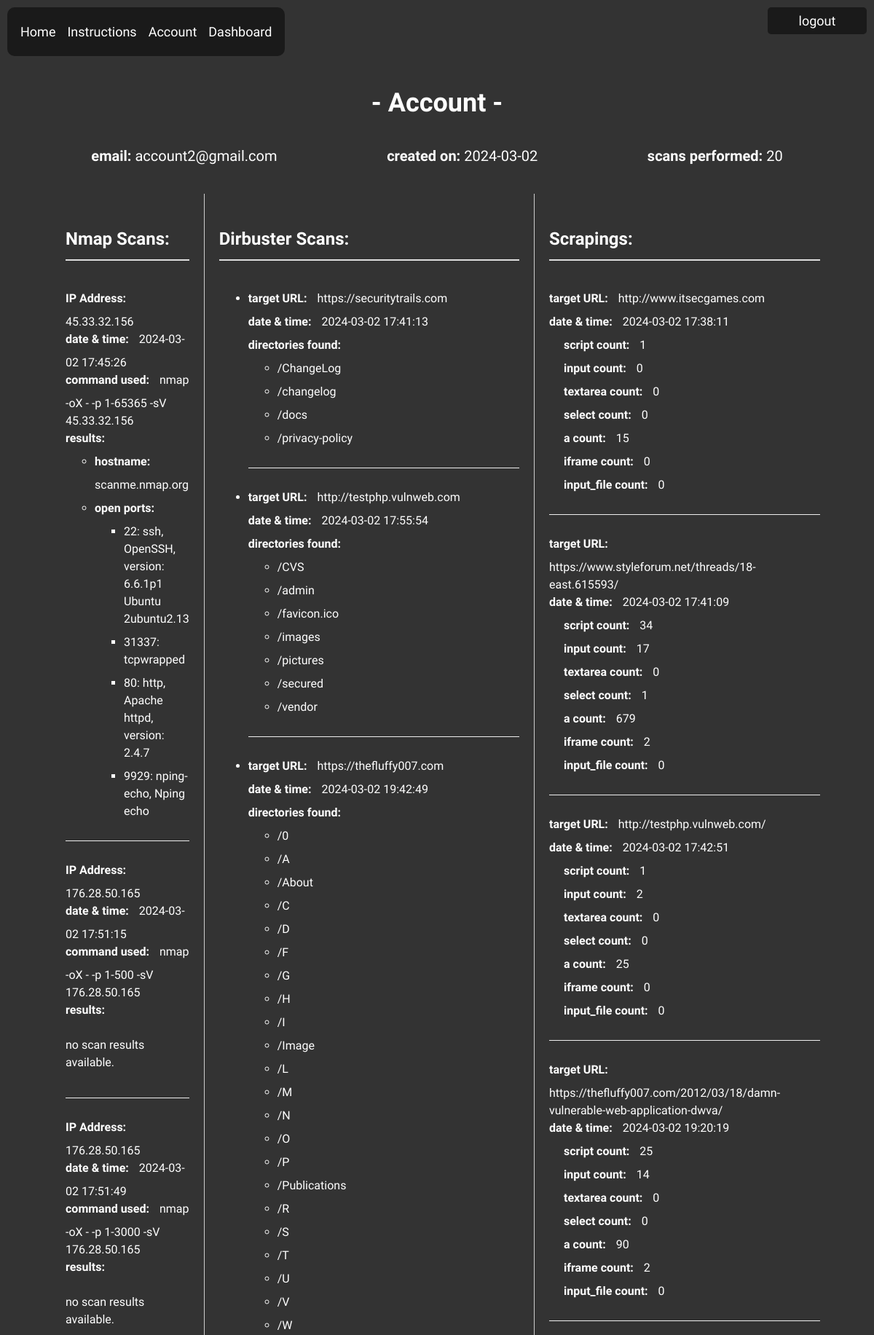
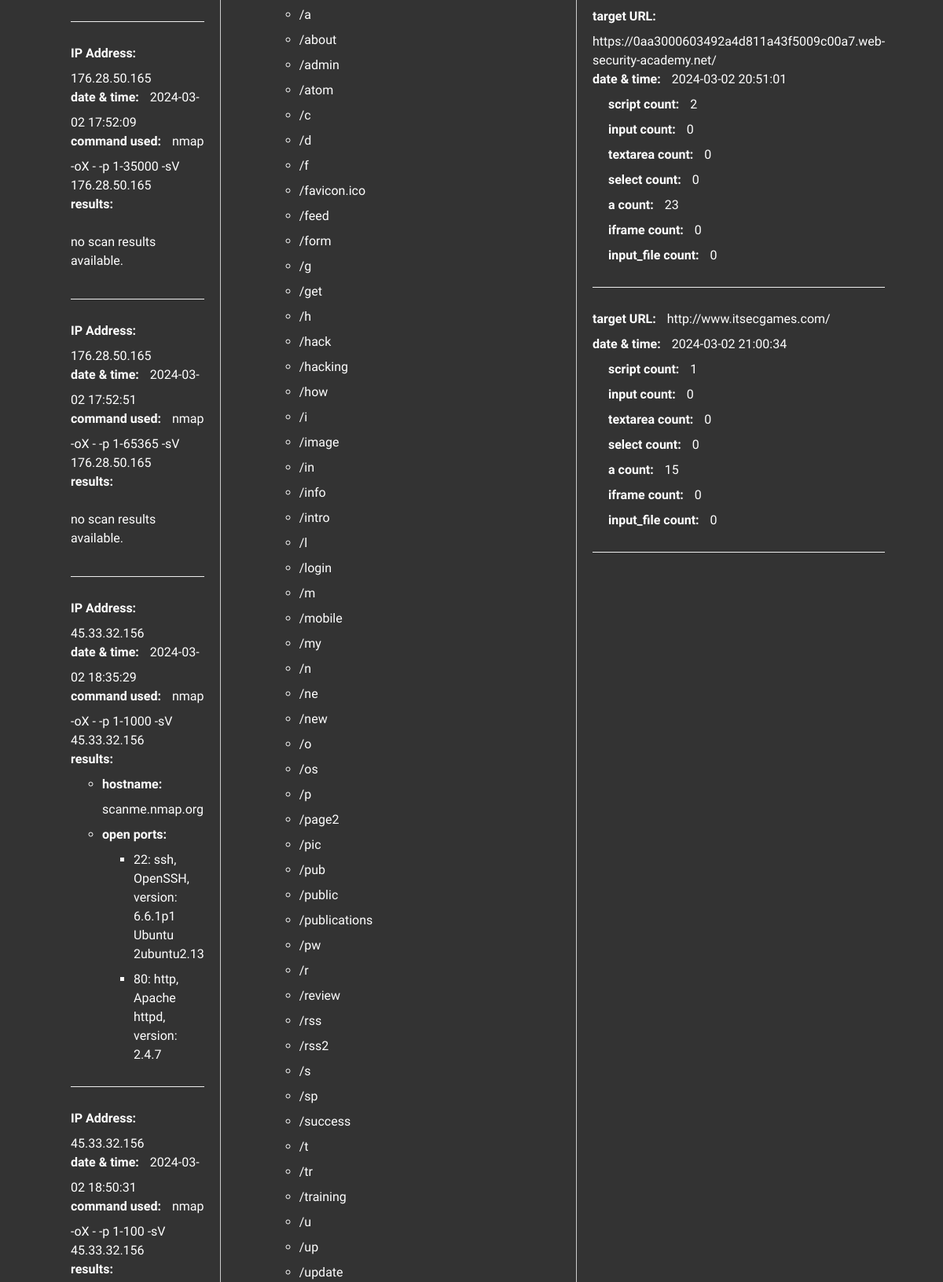
Page /account/ (signed in, upper part) on the committed database (2 pictures, top to bottom).
### aph/models.py (models this page shows)
class User(db.Model, UserMixin):
    id = db.Column(db.Integer, primary_key=True)
    email = db.Column(db.String(150), unique=True)
    password = db.Column(db.String(150))
    date_created = db.Column(db.DateTime(timezone=True), default=func.now())
    nmap_scans = db.relationship('Past_scans_nmap', backref='user', lazy=True)
    dirbuster_scans = db.relationship('Past_scans_dirbuster', backref='user', lazy=True)
    scraping_scans = db.relationship('Past_scans_scraping', backref='user', lazy=True)

class Past_scans_nmap(db.Model):
    nmap_scan_id = db.Column(db.Integer, primary_key=True)
    target = db.Column(db.String(20))
    results = db.Column(JSON)
    date_created = db.Column(db.DateTime(timezone=True), default=func.now())
    user_id = db.Column(db.Integer, db.ForeignKey('user.id'))

class Past_scans_dirbuster(db.Model):
    dirbuster_scan_id = db.Column(db.Integer, primary_key=True)
    target_url = db.Column(db.String(150))
    results = db.Column(JSON)
    date_created = db.Column(db.DateTime(timezone=True), default=func.now())
    user_id = db.Column(db.Integer, db.ForeignKey('user.id'))

class Past_scans_scraping(db.Model):
    scraping_scan_id = db.Column(db.Integer, primary_key=True)
    target_url = db.Column(db.String(150))
    results = db.Column(JSON)
    date_created = db.Column(db.DateTime(timezone=True), default=func.now())
    user_id = db.Column(db.Integer, db.ForeignKey('user.id'))

### aph/dashboard.py (the view)
@dashboard_bp.route('/account/', methods=['POST' , 'GET'])
@login_required
def account():
    nmap_scans =  Past_scans_nmap.query.filter_by(user_id=current_user.id).all()
    dirbuster_scans = Past_scans_dirbuster.query.filter_by(user_id=current_user.id).all()
    scraping_scans = Past_scans_scraping.query.filter_by(user_id=current_user.id).all()
    total_scans = len(nmap_scans) + len(dirbuster_scans) + len(scraping_scans)
    account_creation_date = current_user.date_created.strftime('%Y-%m-%d')
    print('nmap_scans', nmap_scans)
    print('dirbuster_scans', dirbuster_scans)
    print('scraping_scans', scraping_scans)
    return render_template('account.html', email=current_user.email,
                           account_creation_date=account_creation_date,
                           total_scans=total_scans,
                           nmap_scans=nmap_scans, dirbuster_scans=dirbuster_scans,
                           scraping_scans=scraping_scans)

### aph/templates/account.html (shortened to what this page needs)
{% extends "base.html" %} {% block title %}account{% endblock %} {% block
content %}
<div class="container-fluid">
  <h2 style="margin-top: 60px">- Account -</h2>
  <div
    class="user-info"
    style="
      display: flex;
      justify-content: space-around;
      align-items: center;
      font-size: 20px;
      margin-bottom: 20px;
    "
  >
    <span><strong>email:</strong> {{ current_user.email }}</span>
    <span
      ><strong>created on:</strong> {{
      current_user.date_created.strftime('%Y-%m-%d') }}</span
    >
    <span><strong>scans performed:</strong> {{ total_scans }}</span>
  </div>
  <div class="column-container" style="display: flex">
    <div class="column" style="flex: 1">
      <h3>Nmap Scans:</h3>
      <ul class="list-group list-group-flush" id="nmap_scans">
        {% for scan in nmap_scans %}
        <li class="list-group-item">
          <strong class="target-info">IP Address:</strong> {{ scan.target }}<br />
          <strong>date & time:</strong> {{ scan.date_created.strftime('%Y-%m-%d
          %H:%M:%S') }}<br />
          {% set nmap_results = scan.results | tojson | from_json %}
          <strong>command used:</strong> {{ nmap_results.nmap.command_line }}<br />
          <strong>results:</strong>
          {% if nmap_results.scan[scan.target] is defined %}
          <ul>
            <li class="hostname">
              <strong>hostname:</strong> {% for hostname in
              nmap_results.scan[scan.target].hostnames %}{{ hostname.name }}{% endfor %}
            </li>
            <li class="open-ports">
              <strong>open ports:</strong>
              <ul>
                {% for port, data in nmap_results.scan[scan.target].tcp.items()
                if data.state == 'open' %}
                <li>
                  {{ port }}: {{ data.name }}{% if data.product %}, {{
                  data.product }}{% endif %}{% if data.version %}, version: {{
                  data.version }}{% endif %}
                </li>
                {% endfor %}
              </ul>
            </li>
          </ul>
          {% else %}
          <p>no scan results available.</p>
          {% endif %}
        </li>
        {% endfor %}
      </ul>
    </div>
    <div class="column" id="dirbuster-column" style="flex: 1">
      <h3>Dirbuster Scans:</h3>
      <ul class="list-group list-group-flush" id="dirbuster_scans">
        {% for scan in dirbuster_scans %}
        <li class="list-group-item">
          <strong class="target-info">target URL:</strong> {{ scan.target_url
          }}<br />
          <strong>date & time:</strong> {{ scan.date_created.strftime('%Y-%m-%d
          %H:%M:%S') }}<br />
          <strong>directories found:</strong>
          {% if scan.results and scan.results['found'] %}
          <ul>
            {% for directory in scan.results['found'] %}
            <li>/{{ directory }}</li>
            {% endfor %}
          </ul>
          {% else %}
          <p>No directories found or results format is not valid.</p>
          {% endif %}
        </li>
        {% endfor %}
      </ul>
    </div>
    <div class="column" id="scraping-column" style="flex: 1">
      <h3>Scrapings:</h3>
      <ul class="list-group list-group-flush" id="scraping_scans">
        {% for scan in scraping_scans %}
        <li class="list-group-item">
          <strong class="target-info">target URL:</strong> {{ scan.target_url
          }}<br />
          <strong>date & time:</strong> {{ scan.date_created.strftime('%Y-%m-%d
          %H:%M:%S') }}<br />
          {% if scan.results and scan.results is mapping %} {% for tag, count in
          scan.results.items() %}
          <div class="script-count-indent">
            <strong>{{ tag }} count:</strong> {{ count }}
          </div>
          {% endfor %} {% else %}
          <p>results format is not valid.</p>
          {% endif %}
        </li>
        {% endfor %}
      </ul>
    </div>
  </div>
  <div class="button-container">
    <a href="{{ url_for('auth.logout') }}" class="auth-button" method="GET"
      >logout</a
    >
  </div>
</div>
{% endblock %}

### aph/templates/base.html (style rules this page uses)
body { font-family: "Special Elite", cursive; background-color: #333; background-repeat: no-repeat; background-size: cover; color: #fff; text-align: center; padding: 50px; margin: 0; }
h2 { font-size: 36px; display: inline-block; padding: 10px; }
.button-container { position: fixed; top: 10px; right: 10px; display: flex; flex-direction: column; gap: 10px; }
.auth-button { color: #fff; text-decoration: none; font-size: 18px; border-radius: 5px; padding: 8px; background-color: #1a1a1a; display: block; text-align: center; width: 120px; }
.column-container { display: flex; justify-content: space-around; padding: 20px; }
.column { flex: 1; padding: 20px; }

### aph/templates/account.html (style rules this page uses)
#nmap_scans, #ffuf_scans, #scraping_scans { list-style-type: none; padding: 0; }
.list-group-item { margin-bottom: 45px; text-align: left; border-bottom: 1px solid #eee; padding-bottom: 20px; margin-bottom: 8px; }
.list-group-item li { margin-bottom: 8px; }
.list-group-item strong, .target-info { display: inline-block; margin-bottom: 8px; margin-right: 10px; }
.target-info { margin-top: 20px; display: block; }
h3 { text-align: left; font-size: 24px; margin-bottom: 20px; border-bottom: 2px solid #ddd; padding-bottom: 10px; }
.script-count-indent { margin-left: 20px; }
.column { text-align: left; line-height: 1.5; }
#dirbuster-column { border-right: 1px solid #ccc; border-left: 1px solid #ccc; }
.hostname, .open-ports { margin-bottom: 0px; }

### rows in the picture
User: email "account2@gmail.com", date_created "2024-03-02"
Past_scans_nmap: target "45.33.32.156", date_created "2024-03-02 17:45:26", nmap.command_line "nmap -oX - -p 1-65365 -sV 45.33.32.156", name "scanme.nmap.org", port "22" "31337" "80" "9929", name "ssh" "tcpwrapped" "http" "nping-echo", product "OpenSSH" "Apache httpd" "Nping echo", version "6.6.1p1 Ubuntu 2ubuntu2.13" "2.4.7"
Past_scans_nmap: target "176.28.50.165", date_created "2024-03-02 17:51:15", nmap.command_line "nmap -oX - -p 1-500 -sV 176.28.50.165", shows "no scan results available."
Past_scans_nmap: target "176.28.50.165", date_created "2024-03-02 17:51:49", nmap.command_line "nmap -oX - -p 1-3000 -sV 176.28.50.165", shows "no scan results available."
Past_scans_nmap: target "176.28.50.165", date_created "2024-03-02 17:52:09", nmap.command_line "nmap -oX - -p 1-35000 -sV 176.28.50.165", shows "no scan results available."
Past_scans_nmap: target "176.28.50.165", date_created "2024-03-02 17:52:51", nmap.command_line "nmap -oX - -p 1-65365 -sV 176.28.50.165", shows "no scan results available."
Past_scans_nmap: target "45.33.32.156", date_created "2024-03-02 18:35:29", nmap.command_line "nmap -oX - -p 1-1000 -sV 45.33.32.156", name "scanme.nmap.org", port "22" "80", name "ssh" "http", product "OpenSSH" "Apache httpd", version "6.6.1p1 Ubuntu 2ubuntu2.13" "2.4.7"
Past_scans_nmap: target "45.33.32.156", date_created "2024-03-02 18:50:31", nmap.command_line "nmap -oX - -p 1-100 -sV 45.33.32.156"
Past_scans_dirbuster: target_url "https://securitytrails.com", date_created "2024-03-02 17:41:13", directory "ChangeLog" "changelog" "docs" "privacy-policy"
Past_scans_dirbuster: target_url "http://testphp.vulnweb.com", date_created "2024-03-02 17:55:54", directory "CVS" "admin" "favicon.ico" "images" "pictures" "secured" "vendor"
Past_scans_dirbuster: target_url "https://thefluffy007.com", date_created "2024-03-02 19:42:49", directory "0" "A" "About" "C" "D" "F" "G" "H" "I" "Image" "L" "M" "N" "O" "P" "Publications" "R" "S" "T" "U" "V" "W" "a" "about" "admin" "atom" "c" "d" "f" "favicon.ico" "feed" "form" "g" "get" "h" "hack" "hacking" "how" "i" "image" "in" "info" "intro" "l" "login" "m" "mobile" "my" "n" "ne" "new" "o" "os" "p" "page2" "pic" "pub" "public" "publications" "pw" "r" "review" "rss" "rss2" "s" "sp" "success" "t" "tr" "training" "u" "up" "update"
Past_scans_scraping: target_url "http://www.itsecgames.com", date_created "2024-03-02 17:38:11", tag "script" "input" "textarea" "select" "a" "iframe" "input_file", count "1" "0" "0" "0" "15" "0" "0"
Past_scans_scraping: target_url "https://www.styleforum.net/threads/18-east.615593/", date_created "2024-03-02 17:41:09", tag "script" "input" "textarea" "select" "a" "iframe" "input_file", count "34" "17" "0" "1" "679" "2" "0"
Past_scans_scraping: target_url "http://testphp.vulnweb.com/", date_created "2024-03-02 17:42:51", tag "script" "input" "textarea" "select" "a" "iframe" "input_file", count "1" "2" "0" "0" "25" "0" "0"
Past_scans_scraping: target_url "https://thefluffy007.com/2012/03/18/damn-vulnerable-web-application-dwva/", date_created "2024-03-02 19:20:19", tag "script" "input" "textarea" "select" "a" "iframe" "input_file", count "25" "14" "0" "0" "90" "2" "0"
Past_scans_scraping: target_url "https://0aa3000603492a4d811a43f5009c00a7.web-security-academy.net/", date_created "2024-03-02 20:51:01", tag "script" "input" "textarea" "select" "a" "iframe" "input_file", count "2" "0" "0" "0" "23" "0" "0"
Past_scans_scraping: target_url "http://www.itsecgames.com/", date_created "2024-03-02 21:00:34", tag "script" "input" "textarea" "select" "a" "iframe" "input_file", count "1" "0" "0" "0" "15" "0" "0"

### other values in the picture
{{ total_scans }} "20"
